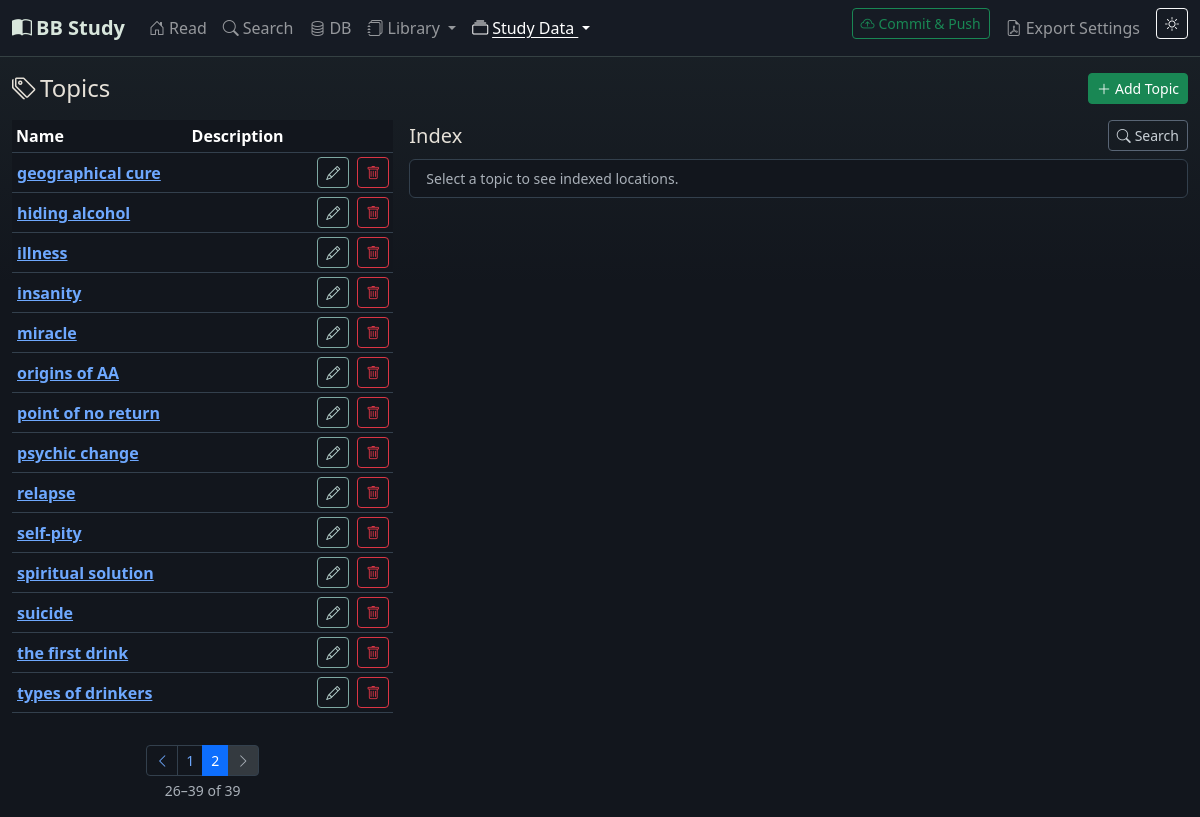
The page /topics?pg=2 on the database as committed earlier.
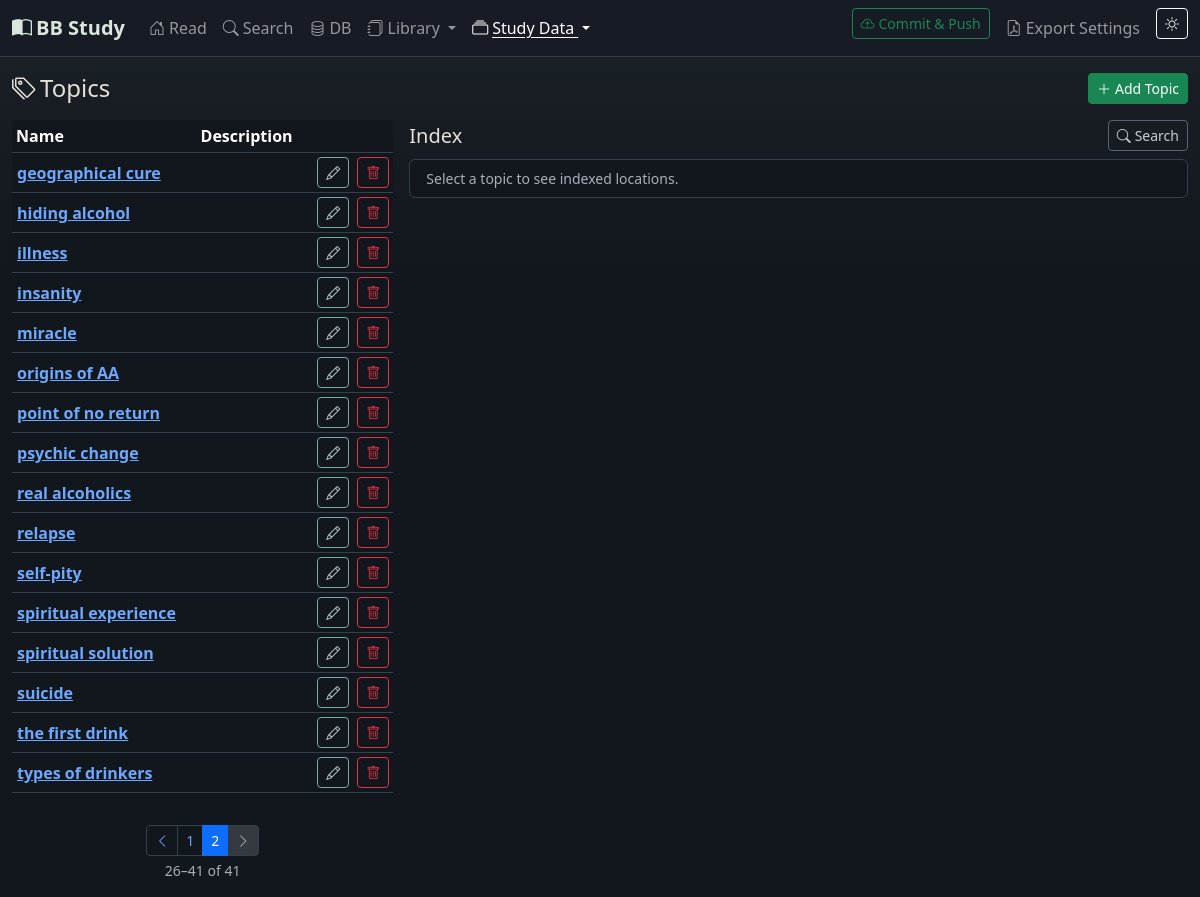
The same page on the database as committed later.
### app/models.py (models this page shows, shortened)
class Setting(db.Model):
    __tablename__ = 'settings'
    id = db.Column(db.Integer, primary_key=True)
    key = db.Column(db.String(100), unique=True, nullable=False)
    value = db.Column(db.Text, default='')

class Topic(db.Model):
    __tablename__ = 'topics'
    id = db.Column(db.Integer, primary_key=True)
    name = db.Column(db.String(200), unique=True, nullable=False)
    description = db.Column(db.Text)
    created_at = db.Column(db.DateTime, default=datetime.utcnow)
    content_links = db.relationship('ContentTopic', backref='topic', lazy=True, cascade='all, delete-orphan')
    def to_dict(self):
        return {
            'id': self.id,
            'name': self.name,
            'description': self.description,
            'created_at': self.created_at.isoformat() if self.created_at else None,
        }

### app/routes/main.py (the view)
@main_bp.route('/topics')
def topics():
    from ..models import Topic
    pg = request.args.get('pg', 1, type=int)
    pagination = Topic.query.order_by(Topic.name).paginate(page=pg, per_page=25, error_out=False)
    books = Book.query.order_by(Book.title).all()
    return render_template('topics.html', theme=get_theme(), topics=pagination.items,
                           pagination=pagination, books=books)

### app/routes/main.py (called while the page is built)
def get_theme():
    s = Setting.query.filter_by(key='theme').first()
    return s.value

### app/templates/topics.html (shortened to what this page needs)
{% extends 'base.html' %}
{% from '_pagination.html' import render as paginate %}
{% block content %}
<div class="d-flex justify-content-between align-items-center mb-3">
  <h4 class="mb-0"><i class="bi bi-tags me-1"></i>Topics</h4>
  <button class="btn btn-sm btn-success" data-bs-toggle="modal" data-bs-target="#topicModal" onclick="openTopicModal()">
    <i class="bi bi-plus-lg me-1"></i>Add Topic
  </button>
</div>
<div class="row g-3">
  <div class="col-lg-4">
    <div class="table-responsive">
      <table class="table table-hover align-middle table-sm">
        <thead>
          <tr><th>Name</th><th>Description</th><th></th></tr>
        </thead>
        <tbody>
          {% for topic in topics %}
          <tr data-id="{{ topic.id }}">
            <td><button class="btn btn-link p-0 fw-semibold" onclick="loadTopicIndex({{ topic.id }}, '{{ topic.name|e }}')">{{ topic.name }}</button></td>
            <td class="small text-muted">{{ topic.description or '' }}</td>
            <td class="text-end">
              <button class="btn btn-sm btn-outline-primary me-1" onclick='openTopicModal({{ topic.to_dict()|tojson }})'><i class="bi bi-pencil"></i></button>
              <button class="btn btn-sm btn-outline-danger" onclick="deleteTopic({{ topic.id }})"><i class="bi bi-trash"></i></button>
            </td>
          </tr>
          {% else %}
          <tr><td colspan="3" class="text-muted text-center">No topics yet.</td></tr>
          {% endfor %}
        </tbody>
      </table>
    </div>
    {{ paginate(pagination, 'main.topics') }}
  </div>
  <div class="col-lg-8">
    <div class="d-flex justify-content-between align-items-center mb-2">
      <h5 class="mb-0" id="indexTitle">Index</h5>
      <a class="btn btn-sm btn-outline-secondary" href="{{ url_for('main.search') }}"><i class="bi bi-search me-1"></i>Search</a>
    </div>
    <div id="topicIndex" class="list-group small">
      <div class="list-group-item text-muted">Select a topic to see indexed locations.</div>
    </div>
  </div>
</div>
{% endblock %}

### app/templates/base.html (shortened to what this page needs)
<!doctype html>
<html lang="en" data-bs-theme="{{ theme }}">
<head>
  <link rel="stylesheet" href="{{ url_for('static', filename='vendor/bootstrap/css/bootstrap.min.css') }}">
  <link rel="stylesheet" href="{{ url_for('static', filename='vendor/bootstrap-icons/font/bootstrap-icons.min.css') }}">
  <link rel="stylesheet" href="{{ url_for('static', filename='css/style.css') }}">
</head>
<body>
<nav class="navbar navbar-expand-lg navbar-dark bg-dark border-bottom border-secondary">
  <div class="container-fluid">
    <a class="navbar-brand fw-bold" href="{{ url_for('main.index') }}">
      <i class="bi bi-book-half me-1"></i>BB Study
    </a>
    <div class="collapse navbar-collapse" id="navbarMain">
      <ul class="navbar-nav me-auto mb-2 mb-lg-0">
        <li class="nav-item">
          <a class="nav-link {% if request.endpoint == 'main.index' %}active{% endif %}"
             href="{{ url_for('main.index') }}"><i class="bi bi-house-door me-1"></i>Read</a>
        </li>
        <li class="nav-item">
          <a class="nav-link {% if request.endpoint == 'main.search' %}active{% endif %}"
             href="{{ url_for('main.search') }}"><i class="bi bi-search me-1"></i>Search</a>
        </li>
        <li class="nav-item">
          <a class="nav-link {% if request.endpoint == 'main.db_browser' %}active{% endif %}"
             href="{{ url_for('main.db_browser') }}"><i class="bi bi-database me-1"></i>DB</a>
        </li>
        <li class="nav-item dropdown">
          <a class="nav-link dropdown-toggle {% if request.endpoint in ['main.books', 'main.pamphlets'] %}active{% endif %}"
             href="#" role="button" data-bs-toggle="dropdown" aria-expanded="false">
            <i class="bi bi-journals me-1"></i>Library
          </a>
        </li>
        <li class="nav-item dropdown">
          <a class="nav-link dropdown-toggle {% if request.endpoint in ['main.dictionary', 'main.topics', 'main.references', 'main.commentary', 'main.sources'] %}active{% endif %}"
             href="#" role="button" data-bs-toggle="dropdown" aria-expanded="false">
            <i class="bi bi-collection me-1"></i>Study Data
          </a>
        </li>
      </ul>
      <ul class="navbar-nav ms-auto">
        <li class="nav-item me-2">
          <button class="btn btn-sm btn-outline-success" id="gitPublishBtn"
                  type="button" title="Commit all changes and push to origin">
            <i class="bi bi-cloud-arrow-up me-1"></i><span>Commit &amp; Push</span>
          </button>
        </li>
        <li class="nav-item">
          <a class="nav-link {% if request.endpoint == 'main.settings' %}active{% endif %}"
             href="{{ url_for('main.settings') }}"><i class="bi bi-file-earmark-pdf me-1"></i>Export Settings</a>
        </li>
        <li class="nav-item ms-2">
          <button class="btn btn-sm btn-outline-light" id="themeToggleBtn" title="Toggle light/dark mode">
            <i class="bi {% if theme == 'dark' %}bi-sun{% else %}bi-moon-stars{% endif %}"></i>
          </button>
        </li>
      </ul>
    </div>
  </div>
</nav>
<main class="container-fluid py-3">
  {% block content %}{% endblock %}
</main>
</body>
</html>

### app/templates/_pagination.html
{% macro render(pagination, endpoint, extra_args={}) %}
{% if pagination and pagination.pages > 1 %}
{% set start = (pagination.page - 1) * pagination.per_page + 1 %}
{% set end = pagination.page * pagination.per_page %}
{% if end > pagination.total %}{% set end = pagination.total %}{% endif %}
<nav aria-label="Page navigation" class="mt-3">
  <div class="d-flex flex-column align-items-center gap-1">
    <ul class="pagination pagination-sm mb-0">
      <li class="page-item{% if not pagination.has_prev %} disabled{% endif %}">
        <a class="page-link" href="{{ url_for(endpoint, pg=pagination.prev_num or 1, **extra_args) }}" aria-label="Previous">
          <i class="bi bi-chevron-left"></i>
        </a>
      </li>
      {% for p in pagination.iter_pages(left_edge=1, right_edge=1, left_current=2, right_current=2) %}
        {% if p %}
          <li class="page-item{% if p == pagination.page %} active{% endif %}">
            <a class="page-link" href="{{ url_for(endpoint, pg=p, **extra_args) }}">{{ p }}</a>
          </li>
        {% else %}
          <li class="page-item disabled"><span class="page-link">…</span></li>
        {% endif %}
      {% endfor %}
      <li class="page-item{% if not pagination.has_next %} disabled{% endif %}">
        <a class="page-link" href="{{ url_for(endpoint, pg=pagination.next_num or pagination.pages, **extra_args) }}" aria-label="Next">
          <i class="bi bi-chevron-right"></i>
        </a>
      </li>
    </ul>
    <small class="text-muted">{{ start }}–{{ end }} of {{ pagination.total }}</small>
  </div>
</nav>
{% endif %}
{% endmacro %}

### app/static/css/style.css (style rules this page uses)
:root { --bb-sage: #8fae9a; --bb-teal: #7ea8a2; --bb-plum: #aa8fa8; --bb-amber: #b7a278; --bb-slate: #8d9aaa; }
[data-bs-theme="dark"] { --bb-page-bg: #12161d; --bb-surface: #181e27; --bb-surface-alt: #1f2631; --bb-border: #33404d; --bb-reader-bg: #151a22; --bb-control-bg: #141923; --bb-soft-sage: rgba(143, 174, 154, 0.16); --bb-soft-teal: rgba(126, 168, 162, 0.17); --bb-soft-plum: rgba(170, 143, 168, 0.16); --bb-soft-amber: rgba(183, 162, 120, 0.16); --bb-soft-slate: rgba(141, 154, 170, 0.16); --bs-body-bg: var(--bb-page-bg); --bs-body-color: #e6e1d8; --bs-border-color: var(--bb-border); --bs-secondary-color: #a9b0b8; --bs-primary-rgb: 126, 168, 162; --bs-success-rgb: 143, 174, 154; --bs-warning-rgb: 183, 162, 120; --bs-info-rgb: 141, 154, 170; }
html, body { transition: background-color 0.2s ease, color 0.2s ease; }
[data-bs-theme="dark"] body { background: linear-gradient(180deg, rgba(126, 168, 162, 0.08), transparent 18rem), var(--bb-page-bg); }
[data-bs-theme="dark"] .navbar.bg-dark { background-color: #161b24 !important; border-color: rgba(143, 174, 154, 0.26) !important; }
[data-bs-theme="dark"] .navbar-brand { color: #d8e6dc; }
[data-bs-theme="dark"] .btn-outline-secondary { --bs-btn-color: #c9d0d6; --bs-btn-border-color: #596575; --bs-btn-hover-bg: var(--bb-soft-teal); --bs-btn-hover-border-color: var(--bb-teal); --bs-btn-hover-color: #f2efe8; --bs-btn-active-bg: var(--bb-soft-teal); --bs-btn-active-border-color: var(--bb-teal); }
[data-bs-theme="dark"] .btn-outline-primary { --bs-btn-color: #bdd8d4; --bs-btn-border-color: var(--bb-teal); --bs-btn-hover-bg: rgba(126, 168, 162, 0.22); --bs-btn-hover-border-color: #9abfba; --bs-btn-hover-color: #f2efe8; }
.navbar-nav .nav-link.active { text-decoration: underline; text-underline-offset: 3px; }
.table td, .table th { vertical-align: middle; }

Rows that differ between the two databases and show on the page:
added Topic: name "real alcoholics"
added Topic: name "spiritual experience"
Other text that changed with them:
{{ end }}: "39" → "41"
{{ pagination.total }}: "39" → "41"
